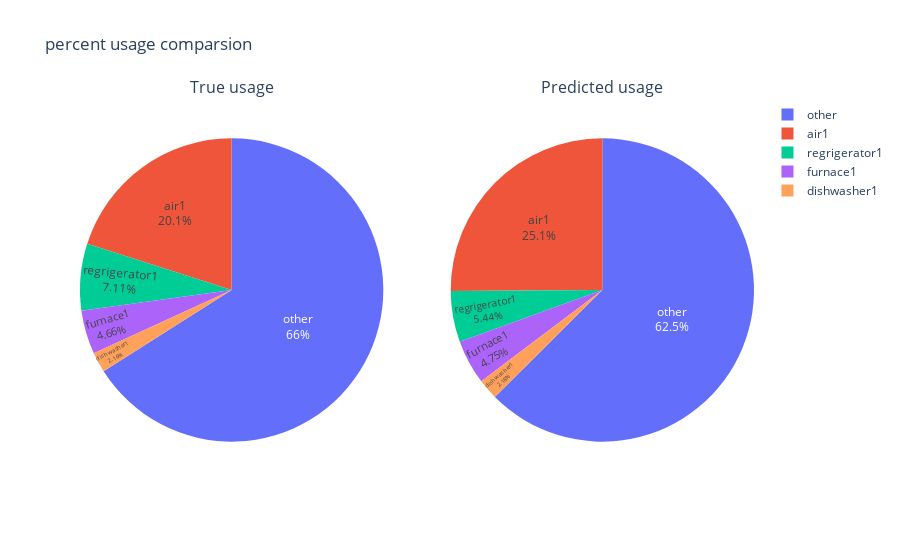

The code cell stored with this chart in its notebook:
### Code cell
import plotly.graph_objects as go
from plotly.subplots import make_subplots
labels = list(x_test.keys())
pie_chart_true = [y_ref_true.sum(), y_dish_true.sum(), y_fur_true.sum(), y_air_true.sum(), y_other_true.sum()]
pie_chart_pred = [y_ref_pred.sum(), y_dish_pred.sum(), y_fur_pred.sum(), y_air_pred.sum(), y_other_pred.sum()]

# Create subplots: use 'domain' type for Pie subplot
fig = make_subplots(rows=1, cols=2, specs=[[{'type':'domain'}, {'type':'domain'}]], 
                    subplot_titles=['True usage', 'Predicted usage'])

fig.add_trace(go.Pie(labels=labels, values=pie_chart_true, name="True usage"),
              1, 1)
fig.add_trace(go.Pie(labels=labels, values=pie_chart_pred, name="Predicted usage"),
              1, 2)

fig.update_traces(textposition='inside', textinfo='percent+label')
fig.update_layout(title_text='percent usage comparsion')
fig.show()

### Figure 1 — Plotly figure (JSON) as saved in the notebook; plotly's stock layout.template omitted (floating-point values rounded to 4 significant figures)
{"data": [{"domain": {"x": [0, 0.45], "y": [0, 1]}, "labels": ["air1", "furnace1", "dishwasher1", "regrigerator1", "other"], "name": "True usage", "textinfo": "percent+label", "textposition": "inside", "type": "pie", "values": [32.45, 7.541, 3.488, 11.5, 106.7]}, {"domain": {"x": [0.55, 1], "y": [0, 1]}, "labels": ["air1", "furnace1", "dishwasher1", "regrigerator1", "other"], "name": "Predicted usage", "textinfo": "percent+label", "textposition": "inside", "type": "pie", "values": [49.62, 9.401, 4.31, 10.75, 123.7]}], "layout": {"annotations": [{"font": {"size": 16}, "showarrow": false, "text": "True usage", "x": 0.225, "xanchor": "center", "xref": "paper", "y": 1, "yanchor": "bottom", "yref": "paper"}, {"font": {"size": 16}, "showarrow": false, "text": "Predicted usage", "x": 0.775, "xanchor": "center", "xref": "paper", "y": 1, "yanchor": "bottom", "yref": "paper"}], "title": {"text": "percent usage comparsion"}}}
